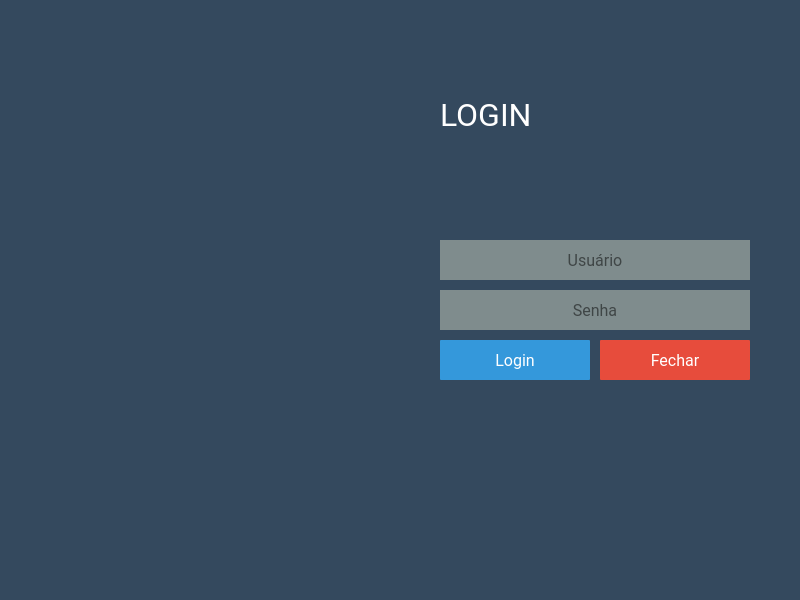
<?xml version="1.0" encoding="UTF-8"?>
<ui version="4.0">
 <class>janela_login</class>
 <widget class="QDialog" name="janela_login">
  <property name="geometry">
   <rect>
    <x>0</x>
    <y>0</y>
    <width>800</width>
    <height>600</height>
   </rect>
  </property>
  <property name="minimumSize">
   <size>
    <width>800</width>
    <height>600</height>
   </size>
  </property>
  <property name="maximumSize">
   <size>
    <width>800</width>
    <height>600</height>
   </size>
  </property>
  <property name="font">
   <font>
    <family>Roboto</family>
    <pointsize>12</pointsize>
    <weight>50</weight>
    <italic>false</italic>
    <bold>false</bold>
   </font>
  </property>
  <property name="windowTitle">
   <string>Wefix Store™</string>
  </property>
  <property name="windowIcon">
   <iconset resource="imgs.qrc">
    <normaloff>:/Imgs/UI/PNG/icon.png</normaloff>:/Imgs/UI/PNG/icon.png</iconset>
  </property>
  <property name="styleSheet">
   <string notr="true">#janela_login{
background-color: rgb(52, 73, 94);
color:#fff;
font: 12pt &quot;Roboto&quot;;
}

.QMessageBox
{
	background-color: rgb(52, 73, 94);
	text-color: rgb(255, 255, 255);
	font: 12pt &quot;Roboto&quot;;
}

.QLabel
{	
	color: rgb(255, 255, 255);
}

.QPushButton
{
	
	background-color: rgb(52, 152, 219);
	border-radius:1px;
	color: rgb(255, 255, 255);
	font: 12pt &quot;Roboto&quot;;
	width: 50px;
	height: 30px;
}
.QPushButton:hover
{
	background-color: rgb(41, 128, 185);
}


.QLineEdit
{
	background-color:#7f8c8d;
	color:2c3e50;
}


.QLineEdit:focus
{
	background-color:#bdc3c7;
	text-color:2c3e50;
}

.QLineEdit:hover
{
	background-color:#bdc3c7;
	text-color:#2c3e50;
}</string>
  </property>
  <widget class="QLabel" name="label">
   <property name="geometry">
    <rect>
     <x>440</x>
     <y>100</y>
     <width>120</width>
     <height>30</height>
    </rect>
   </property>
   <property name="font">
    <font>
     <family>Roboto</family>
     <pointsize>24</pointsize>
     <weight>50</weight>
     <italic>false</italic>
     <bold>false</bold>
    </font>
   </property>
   <property name="styleSheet">
    <string notr="true">font: 24pt &quot;Roboto&quot;;</string>
   </property>
   <property name="text">
    <string>LOGIN</string>
   </property>
  </widget>
  <widget class="QPushButton" name="btn_login">
   <property name="geometry">
    <rect>
     <x>440</x>
     <y>340</y>
     <width>150</width>
     <height>40</height>
    </rect>
   </property>
   <property name="cursor">
    <cursorShape>PointingHandCursor</cursorShape>
   </property>
   <property name="styleSheet">
    <string notr="true">#btn_login
{
	background:#3498db;
	border-radius:1px;
}

#btn_login:hover
{
	background:#2980b9;
}</string>
   </property>
   <property name="text">
    <string>Login</string>
   </property>
   <property name="icon">
    <iconset resource="imgs.qrc">
     <normaloff>:/Imgs/UI/Icones/Store/cadeado_aberto.png</normaloff>:/Imgs/UI/Icones/Store/cadeado_aberto.png</iconset>
   </property>
   <property name="iconSize">
    <size>
     <width>20</width>
     <height>20</height>
    </size>
   </property>
   <property name="shortcut">
    <string>Return</string>
   </property>
  </widget>
  <widget class="QPushButton" name="btn_fechar">
   <property name="geometry">
    <rect>
     <x>600</x>
     <y>340</y>
     <width>150</width>
     <height>40</height>
    </rect>
   </property>
   <property name="cursor">
    <cursorShape>PointingHandCursor</cursorShape>
   </property>
   <property name="styleSheet">
    <string notr="true">#btn_fechar
{
	background-color:#e74c3c;
	color:#fff;
	border-radius: 1px;
}
#btn_fechar:hover
{
	background-color:#c0392b;
}
</string>
   </property>
   <property name="text">
    <string>Fechar</string>
   </property>
   <property name="icon">
    <iconset resource="imgs.qrc">
     <normaloff>:/Imgs/UI/Icones/Store/fechar.png</normaloff>:/Imgs/UI/Icones/Store/fechar.png</iconset>
   </property>
   <property name="iconSize">
    <size>
     <width>20</width>
     <height>20</height>
    </size>
   </property>
  </widget>
  <widget class="QLineEdit" name="le_login">
   <property name="geometry">
    <rect>
     <x>440</x>
     <y>240</y>
     <width>310</width>
     <height>40</height>
    </rect>
   </property>
   <property name="font">
    <font>
     <family>Roboto</family>
     <pointsize>12</pointsize>
     <weight>50</weight>
     <italic>false</italic>
     <bold>false</bold>
    </font>
   </property>
   <property name="focusPolicy">
    <enum>Qt::StrongFocus</enum>
   </property>
   <property name="styleSheet">
    <string notr="true">.QLineEdit:focus
{
	background-color:#bdc3c7;
	text-color:2c3e50;
}

.QLineEdit:hover
{
	background-color:#bdc3c7;
	text-color:#2c3e50;
}</string>
   </property>
   <property name="maxLength">
    <number>16</number>
   </property>
   <property name="frame">
    <bool>false</bool>
   </property>
   <property name="alignment">
    <set>Qt::AlignCenter</set>
   </property>
   <property name="placeholderText">
    <string>Usuário</string>
   </property>
   <property name="cursorMoveStyle">
    <enum>Qt::VisualMoveStyle</enum>
   </property>
   <property name="clearButtonEnabled">
    <bool>true</bool>
   </property>
  </widget>
  <widget class="QLineEdit" name="le_senha">
   <property name="geometry">
    <rect>
     <x>440</x>
     <y>290</y>
     <width>310</width>
     <height>40</height>
    </rect>
   </property>
   <property name="font">
    <font>
     <family>Roboto</family>
     <pointsize>12</pointsize>
     <weight>50</weight>
     <italic>false</italic>
     <bold>false</bold>
    </font>
   </property>
   <property name="focusPolicy">
    <enum>Qt::StrongFocus</enum>
   </property>
   <property name="styleSheet">
    <string notr="true"/>
   </property>
   <property name="maxLength">
    <number>16</number>
   </property>
   <property name="frame">
    <bool>false</bool>
   </property>
   <property name="echoMode">
    <enum>QLineEdit::Password</enum>
   </property>
   <property name="alignment">
    <set>Qt::AlignCenter</set>
   </property>
   <property name="placeholderText">
    <string>Senha</string>
   </property>
   <property name="cursorMoveStyle">
    <enum>Qt::VisualMoveStyle</enum>
   </property>
   <property name="clearButtonEnabled">
    <bool>true</bool>
   </property>
  </widget>
  <widget class="QLabel" name="label_info">
   <property name="geometry">
    <rect>
     <x>440</x>
     <y>210</y>
     <width>261</width>
     <height>16</height>
    </rect>
   </property>
   <property name="styleSheet">
    <string notr="true">color: rgb(231, 76, 60);</string>
   </property>
   <property name="text">
    <string/>
   </property>
  </widget>
  <widget class="QLabel" name="label_2">
   <property name="geometry">
    <rect>
     <x>0</x>
     <y>0</y>
     <width>400</width>
     <height>600</height>
    </rect>
   </property>
   <property name="minimumSize">
    <size>
     <width>400</width>
     <height>600</height>
    </size>
   </property>
   <property name="maximumSize">
    <size>
     <width>400</width>
     <height>600</height>
    </size>
   </property>
   <property name="styleSheet">
    <string notr="true">background-image: url(:/Imgs/UI/Tela.png);</string>
   </property>
   <property name="text">
    <string/>
   </property>
   <property name="alignment">
    <set>Qt::AlignCenter</set>
   </property>
  </widget>
  <widget class="QLabel" name="label_3">
   <property name="geometry">
    <rect>
     <x>30</x>
     <y>220</y>
     <width>300</width>
     <height>160</height>
    </rect>
   </property>
   <property name="font">
    <font>
     <family>Roboto</family>
     <pointsize>12</pointsize>
     <weight>50</weight>
     <italic>false</italic>
     <bold>false</bold>
    </font>
   </property>
   <property name="styleSheet">
    <string notr="true">background-color: transparent;
margin-left: auto;
margin-right: auto;
</string>
   </property>
   <property name="text">
    <string/>
   </property>
   <property name="pixmap">
    <pixmap resource="imgs.qrc">:/Imgs/UI/msg_inicial.png</pixmap>
   </property>
   <property name="alignment">
    <set>Qt::AlignCenter</set>
   </property>
   <property name="openExternalLinks">
    <bool>false</bool>
   </property>
  </widget>
  <widget class="QLabel" name="label_4">
   <property name="geometry">
    <rect>
     <x>0</x>
     <y>25</y>
     <width>400</width>
     <height>50</height>
    </rect>
   </property>
   <property name="text">
    <string/>
   </property>
   <property name="pixmap">
    <pixmap resource="imgs.qrc">:/Imgs/UI/PNG/bem_vindo.png</pixmap>
   </property>
  </widget>
  <widget class="QPushButton" name="btn_info">
   <property name="geometry">
    <rect>
     <x>40</x>
     <y>570</y>
     <width>20</width>
     <height>20</height>
    </rect>
   </property>
   <property name="cursor">
    <cursorShape>PointingHandCursor</cursorShape>
   </property>
   <property name="styleSheet">
    <string notr="true">background-color: none;
border-radius:1px;</string>
   </property>
   <property name="text">
    <string/>
   </property>
   <property name="icon">
    <iconset resource="imgs.qrc">
     <normaloff>:/Imgs/UI/Icones/Store/info.png</normaloff>:/Imgs/UI/Icones/Store/info.png</iconset>
   </property>
  </widget>
  <widget class="QLabel" name="label_5">
   <property name="geometry">
    <rect>
     <x>450</x>
     <y>250</y>
     <width>25</width>
     <height>25</height>
    </rect>
   </property>
   <property name="styleSheet">
    <string notr="true">background:transparent;</string>
   </property>
   <property name="text">
    <string/>
   </property>
   <property name="pixmap">
    <pixmap resource="imgs.qrc">:/Imgs/UI/Icones/Store/usuario.png</pixmap>
   </property>
   <property name="alignment">
    <set>Qt::AlignCenter</set>
   </property>
  </widget>
  <widget class="QLabel" name="label_6">
   <property name="geometry">
    <rect>
     <x>450</x>
     <y>300</y>
     <width>25</width>
     <height>25</height>
    </rect>
   </property>
   <property name="styleSheet">
    <string notr="true">background:transparent;</string>
   </property>
   <property name="text">
    <string/>
   </property>
   <property name="pixmap">
    <pixmap resource="imgs.qrc">:/Imgs/UI/Icones/Store/cadeado_fechado.png</pixmap>
   </property>
   <property name="alignment">
    <set>Qt::AlignCenter</set>
   </property>
  </widget>
 </widget>
 <tabstops>
  <tabstop>le_login</tabstop>
  <tabstop>le_senha</tabstop>
  <tabstop>btn_login</tabstop>
  <tabstop>btn_fechar</tabstop>
 </tabstops>
 <resources>
  <include location="imgs.qrc"/>
 </resources>
 <connections/>
</ui>
